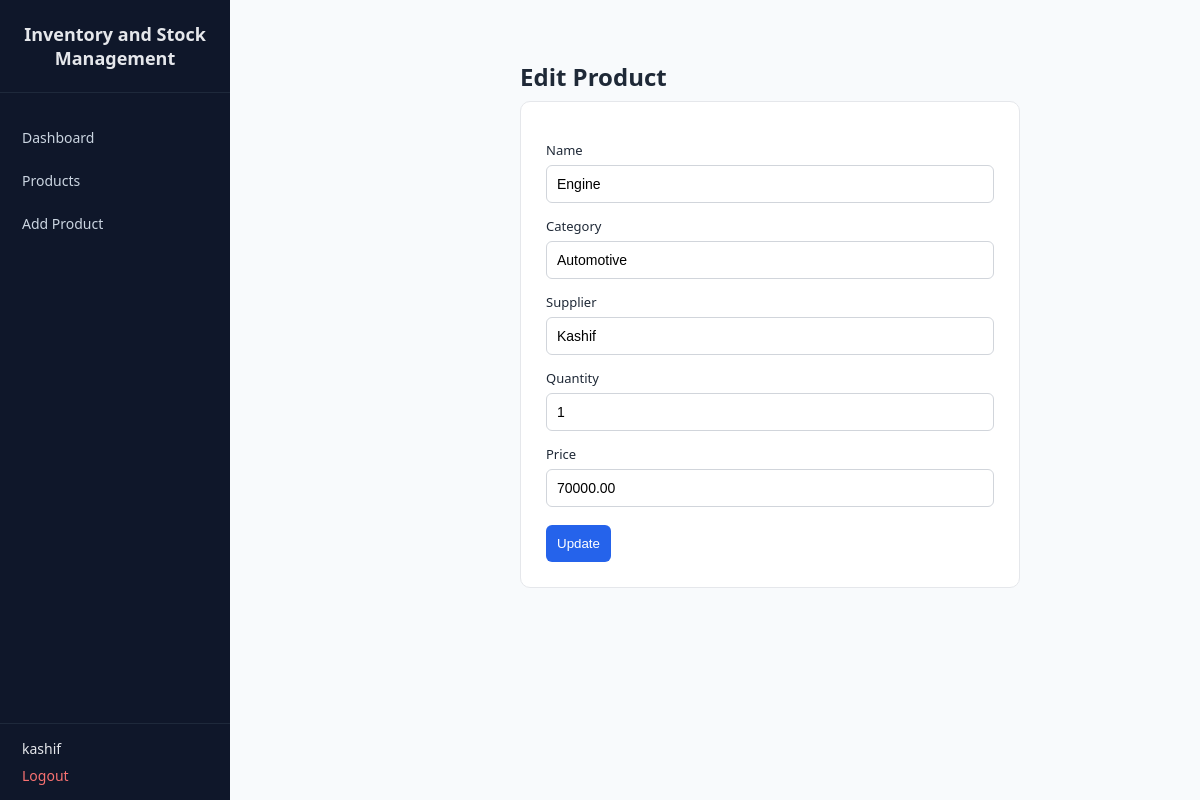
Page /edit.php?id=20 (signed in) on the committed database.
### tables this page shows
CREATE TABLE `products` (
  `id` int NOT NULL AUTO_INCREMENT,
  `name` varchar(100) NOT NULL,
  `supplier_id` int NOT NULL,
  `category` varchar(50) DEFAULT NULL,
  `quantity` int NOT NULL,
  `price` decimal(10,2) NOT NULL,
  `created_at` timestamp NULL DEFAULT CURRENT_TIMESTAMP,
  `user_id` int NOT NULL,
  PRIMARY KEY (`id`),
  KEY `supplier_id` (`supplier_id`),
  CONSTRAINT `products_ibfk_1` FOREIGN KEY (`supplier_id`) REFERENCES `suppliers` (`id`) ON DELETE CASCADE
);

CREATE TABLE `suppliers` (
  `id` int NOT NULL AUTO_INCREMENT,
  `name` varchar(100) NOT NULL,
  `contact` varchar(50) DEFAULT NULL,
  PRIMARY KEY (`id`)
);

### public/edit.php (the view, shortened to what this page needs)
<?php
require '../config/db.php';
require '../templates/header.php';
$id = $_GET['id'];
$stmt = $pdo->prepare("SELECT * FROM products WHERE id=? AND user_id=?");
$stmt->execute([$id, $_SESSION['user_id']]);
$p = $stmt->fetch();
?>
<div class="main">
    <h2>Edit Product</h2>
    <form method="post">
        <label>Name</label>
        <input name="name" value="<?= htmlspecialchars($p['name']) ?>" required>
        <label>Category</label>
        <input name="category" value="<?= htmlspecialchars($p['category']) ?>">
        <label>Supplier</label>
        <input name="supplier" value="<?= htmlspecialchars($pdo->query("SELECT name FROM suppliers WHERE id={$p['supplier_id']}")->fetchColumn()) ?>" required>
        <label>Quantity</label>
        <input type="number" name="quantity" value="<?= $p['quantity'] ?>" min="0" required>
        <label>Price</label>
        <input type="number" step="0.01" name="price" value="<?= $p['price'] ?>" required>
        <button>Update</button>
    </form>
</div>
<?php require '../templates/footer.php'; ?>

### assets/css/style.css (style rules this page uses)
* { box-sizing: border-box; margin: 0; padding: 0; }
body { font-family: system-ui, -apple-system, BlinkMacSystemFont, sans-serif; background: #f8fafc; color: #1f2937; }
.main { margin-left: 230px; padding: 30px; width: calc(100% - 230px); }
h1, h2 { margin-bottom: 8px; }
form { background: #ffffff; padding: 25px; border-radius: 10px; max-width: 500px; border: 1px solid #e5e7eb; }
label { display: block; margin-top: 14px; font-size: 13px; }
input, select { width: 100%; padding: 10px; margin-top: 6px; border-radius: 6px; border: 1px solid #d1d5db; font-size: 14px; }
button { margin-top: 18px; padding: 11px; background: #2563eb; border: none; color: #ffffff; border-radius: 6px; cursor: pointer; }

### rows in the picture
products: name "Engine", category "Automotive", supplier "Kashif", quantity "1", price "70000.00"

### other values in the picture
$_SESSION['user'] "kashif"
